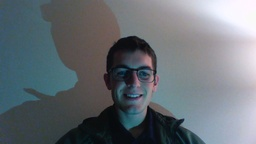
#> input picture test_happy.jpg, 256 x 144 px, shrunk from 1280 x 720 before the run
$ python Image_Processing.py
#> lines starting #> are read from the running program, lines starting #| are printed output that depends on the picture; after the words box and inside, x2 and y2 are one past the last pixel; in counts of white or black regions, pixels touching at a corner belong together
#> further down, i is the input picture: PIL image 256x144 RGB; mean R, G, B 102.9, 110.2, 115.9
from PIL import Image
import numpy as np
import matplotlib.pyplot as plt
import time
from statistics import mean


def threshold(imageArray):
    balanceAr = []
    newAr = imageArray
    for row in imageArray:
        for pixel in row:
            avgNum = mean(pixel[:3])
            balanceAr.append(avgNum)
#> this loop made 144 passes
#> after the loop, balanceAr = 36864 items
    balance = mean(balanceAr)
#> balance = 109
    for row in newAr:
        for pixel in row:
            if mean(pixel[:3]) > balance:
                pixel[0] = 255
                pixel[1] = 255
                pixel[2] = 255

            else:
                pixel[0] = 0
                pixel[1] = 0
                pixel[2] = 0
#> after the loop, pixel = [255, 255, 255]

    return newAr
i = Image.open("test_happy.jpg")

####i1 = Image.open("test_sad.jpg")

iar = np.array(i)
iar = threshold(iar)
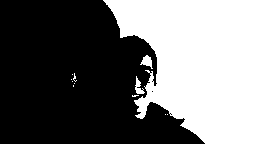
#> iar: shape (144, 256, 3); 42.3% white; 12 white regions (9 under 20 px), largest, box (x1, y1, x2, y2) and area: (103, 0, 256, 144) 15395, (140, 55, 153, 69) 94, (135, 76, 145, 94) 84
fig = plt.figure()
ax = plt.subplot2grid((8,6),(0,0), rowspan = 4, colspan = 4)
ax.imshow(iar)

plt.show()

$ run again, with test_sad.jpg copied over test_happy.jpg
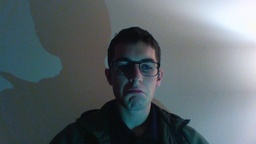
#> input picture test_sad.jpg, 256 x 144 px, shrunk from 1280 x 720 before the run
#> i is the input picture: PIL image 256x144 RGB; mean R, G, B 89.9, 100.2, 104.8
#> the loop in threshold, `for row in imageArray:` made 144 passes
#> after the loop in threshold, `for row in imageArray:`: balanceAr = 36864 items
#> balance = 97
#> the loop in threshold, `for row in newAr:` made 144 passes
#> after the loop in threshold, `for row in newAr:`: pixel = [255, 255, 255]
#> `iar = threshold(iar)`:
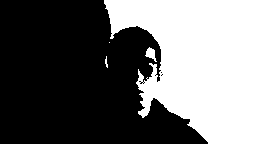
#> iar: shape (144, 256, 3); 41.1% white; 4 white regions (1 under 20 px), largest, box (x1, y1, x2, y2) and area: (104, 0, 256, 144) 15023, (145, 47, 157, 62) 91, (105, 56, 108, 68) 20
